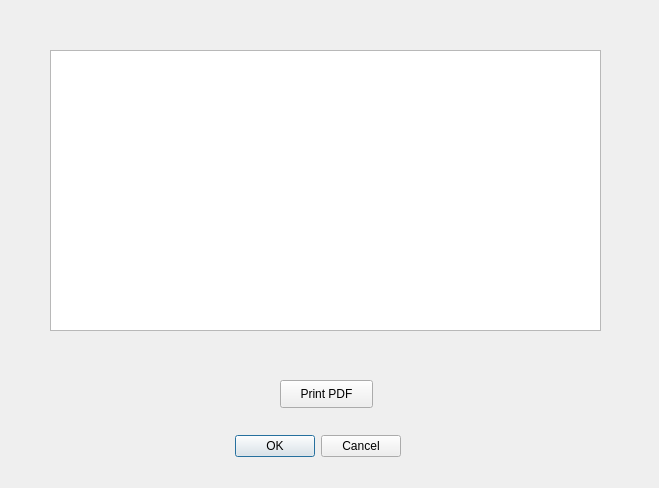
<?xml version="1.0" encoding="UTF-8"?>
<ui version="4.0">
 <class>Dialog</class>
 <widget class="QDialog" name="Dialog">
  <property name="geometry">
   <rect>
    <x>0</x>
    <y>0</y>
    <width>659</width>
    <height>488</height>
   </rect>
  </property>
  <property name="windowTitle">
   <string>Demo UI</string>
  </property>
  <widget class="QDialogButtonBox" name="buttonBox">
   <property name="geometry">
    <rect>
     <x>210</x>
     <y>430</y>
     <width>191</width>
     <height>32</height>
    </rect>
   </property>
   <property name="orientation">
    <enum>Qt::Horizontal</enum>
   </property>
   <property name="standardButtons">
    <set>QDialogButtonBox::Cancel|QDialogButtonBox::Ok</set>
   </property>
  </widget>
  <widget class="QTableView" name="tableView">
   <property name="geometry">
    <rect>
     <x>50</x>
     <y>50</y>
     <width>551</width>
     <height>281</height>
    </rect>
   </property>
  </widget>
  <widget class="QPushButton" name="button_print">
   <property name="geometry">
    <rect>
     <x>280</x>
     <y>380</y>
     <width>93</width>
     <height>28</height>
    </rect>
   </property>
   <property name="text">
    <string>Print PDF</string>
   </property>
  </widget>
 </widget>
 <resources/>
 <connections>
  <connection>
   <sender>buttonBox</sender>
   <signal>accepted()</signal>
   <receiver>Dialog</receiver>
   <slot>accept()</slot>
   <hints>
    <hint type="sourcelabel">
     <x>248</x>
     <y>254</y>
    </hint>
    <hint type="destinationlabel">
     <x>157</x>
     <y>274</y>
    </hint>
   </hints>
  </connection>
  <connection>
   <sender>buttonBox</sender>
   <signal>rejected()</signal>
   <receiver>Dialog</receiver>
   <slot>reject()</slot>
   <hints>
    <hint type="sourcelabel">
     <x>316</x>
     <y>260</y>
    </hint>
    <hint type="destinationlabel">
     <x>286</x>
     <y>274</y>
    </hint>
   </hints>
  </connection>
 </connections>
</ui>
